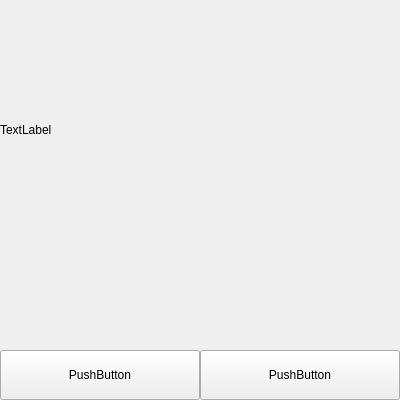
<?xml version="1.0" encoding="UTF-8"?>
<ui version="4.0">
 <class>MainWindow</class>
 <widget class="QMainWindow" name="MainWindow">
  <property name="enabled">
   <bool>true</bool>
  </property>
  <property name="geometry">
   <rect>
    <x>0</x>
    <y>0</y>
    <width>400</width>
    <height>400</height>
   </rect>
  </property>
  <property name="minimumSize">
   <size>
    <width>400</width>
    <height>400</height>
   </size>
  </property>
  <property name="maximumSize">
   <size>
    <width>400</width>
    <height>400</height>
   </size>
  </property>
  <property name="windowTitle">
   <string>MainWindow</string>
  </property>
  <widget class="QWidget" name="centralwidget">
   <widget class="QPushButton" name="pushButton">
    <property name="geometry">
     <rect>
      <x>0</x>
      <y>350</y>
      <width>200</width>
      <height>50</height>
     </rect>
    </property>
    <property name="text">
     <string>PushButton</string>
    </property>
   </widget>
   <widget class="QPushButton" name="pushButton_2">
    <property name="geometry">
     <rect>
      <x>200</x>
      <y>350</y>
      <width>200</width>
      <height>50</height>
     </rect>
    </property>
    <property name="text">
     <string>PushButton</string>
    </property>
   </widget>
   <widget class="QLabel" name="label">
    <property name="geometry">
     <rect>
      <x>0</x>
      <y>80</y>
      <width>400</width>
      <height>100</height>
     </rect>
    </property>
    <property name="text">
     <string>TextLabel</string>
    </property>
   </widget>
  </widget>
  <action name="actiondasdasd">
   <property name="text">
    <string>dasdasd</string>
   </property>
  </action>
 </widget>
 <resources/>
 <connections/>
</ui>
